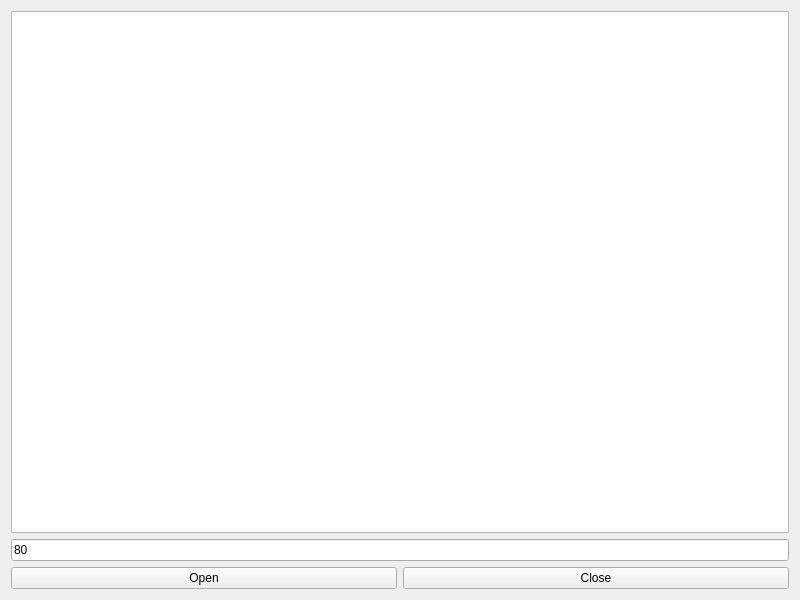
<?xml version="1.0" encoding="UTF-8"?>
<ui version="4.0">
 <class>Widget</class>
 <widget class="QWidget" name="Widget">
  <property name="geometry">
   <rect>
    <x>0</x>
    <y>0</y>
    <width>800</width>
    <height>600</height>
   </rect>
  </property>
  <property name="windowTitle">
   <string>Widget</string>
  </property>
  <layout class="QGridLayout" name="gridLayout">
   <item row="0" column="0">
    <layout class="QVBoxLayout" name="verticalLayout">
     <item>
      <widget class="QPlainTextEdit" name="plainTextEdit"/>
     </item>
     <item>
      <widget class="QLineEdit" name="lePort">
       <property name="text">
        <string>80</string>
       </property>
      </widget>
     </item>
     <item>
      <layout class="QHBoxLayout" name="horizontalLayout">
       <item>
        <widget class="QPushButton" name="pbOpen">
         <property name="text">
          <string>Open</string>
         </property>
        </widget>
       </item>
       <item>
        <widget class="QPushButton" name="pbClose">
         <property name="text">
          <string>Close</string>
         </property>
        </widget>
       </item>
      </layout>
     </item>
    </layout>
   </item>
  </layout>
 </widget>
 <resources/>
 <connections/>
</ui>
